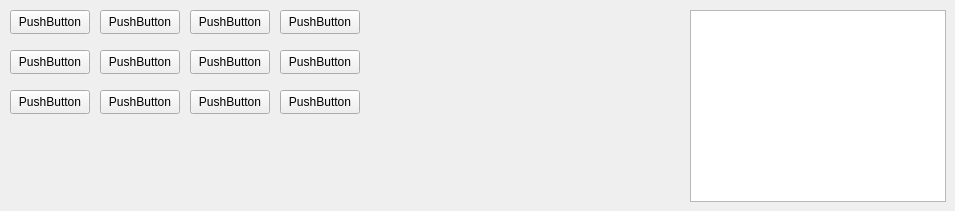
    <widget class="QWidget" name="requestedOptionsTab">
     <attribute name="title">
      <string>Requested Options #1</string>
     </attribute>
     <widget class="QColumnView" name="columnView">
      <property name="geometry">
       <rect>
        <x>690</x>
        <y>10</y>
        <width>256</width>
        <height>192</height>
       </rect>
      </property>
     </widget>
     <widget class="QPushButton" name="pushButton">
      <property name="enabled">
       <bool>true</bool>
      </property>
      <property name="geometry">
       <rect>
        <x>10</x>
        <y>10</y>
        <width>80</width>
        <height>24</height>
       </rect>
      </property>
      <property name="text">
       <string>PushButton</string>
      </property>
     </widget>
     <widget class="QPushButton" name="pushButton_2">
      <property name="enabled">
       <bool>true</bool>
      </property>
      <property name="geometry">
       <rect>
        <x>100</x>
        <y>10</y>
        <width>80</width>
        <height>24</height>
       </rect>
      </property>
      <property name="text">
       <string>PushButton</string>
      </property>
     </widget>
     <widget class="QPushButton" name="pushButton_3">
      <property name="enabled">
       <bool>true</bool>
      </property>
      <property name="geometry">
       <rect>
        <x>190</x>
        <y>10</y>
        <width>80</width>
        <height>24</height>
       </rect>
      </property>
      <property name="text">
       <string>PushButton</string>
      </property>
     </widget>
     <widget class="QPushButton" name="pushButton_4">
      <property name="enabled">
       <bool>true</bool>
      </property>
      <property name="geometry">
       <rect>
        <x>280</x>
        <y>10</y>
        <width>80</width>
        <height>24</height>
       </rect>
      </property>
      <property name="text">
       <string>PushButton</string>
      </property>
     </widget>
     <widget class="QPushButton" name="pushButton_5">
      <property name="enabled">
       <bool>true</bool>
      </property>
      <property name="geometry">
       <rect>
        <x>10</x>
        <y>50</y>
        <width>80</width>
        <height>24</height>
       </rect>
      </property>
      <property name="text">
       <string>PushButton</string>
      </property>
     </widget>
     <widget class="QPushButton" name="pushButton_6">
      <property name="enabled">
       <bool>true</bool>
      </property>
      <property name="geometry">
       <rect>
        <x>280</x>
        <y>50</y>
        <width>80</width>
        <height>24</height>
       </rect>
      </property>
      <property name="text">
       <string>PushButton</string>
      </property>
     </widget>
     <widget class="QPushButton" name="pushButton_7">
      <property name="enabled">
       <bool>true</bool>
      </property>
      <property name="geometry">
       <rect>
        <x>190</x>
        <y>50</y>
        <width>80</width>
        <height>24</height>
       </rect>
      </property>
      <property name="text">
       <string>PushButton</string>
      </property>
     </widget>
     <widget class="QPushButton" name="pushButton_8">
      <property name="enabled">
       <bool>true</bool>
      </property>
      <property name="geometry">
       <rect>
        <x>100</x>
        <y>50</y>
        <width>80</width>
        <height>24</height>
       </rect>
      </property>
      <property name="text">
       <string>PushButton</string>
      </property>
     </widget>
     <widget class="QPushButton" name="pushButton_9">
      <property name="enabled">
       <bool>true</bool>
      </property>
      <property name="geometry">
       <rect>
        <x>10</x>
        <y>90</y>
        <width>80</width>
        <height>24</height>
       </rect>
      </property>
      <property name="text">
       <string>PushButton</string>
      </property>
     </widget>
     <widget class="QPushButton" name="pushButton_10">
      <property name="enabled">
       <bool>true</bool>
      </property>
      <property name="geometry">
       <rect>
        <x>280</x>
        <y>90</y>
        <width>80</width>
        <height>24</height>
       </rect>
      </property>
      <property name="text">
       <string>PushButton</string>
      </property>
     </widget>
     <widget class="QPushButton" name="pushButton_11">
      <property name="enabled">
       <bool>true</bool>
      </property>
      <property name="geometry">
       <rect>
        <x>190</x>
        <y>90</y>
        <width>80</width>
        <height>24</height>
       </rect>
      </property>
      <property name="text">
       <string>PushButton</string>
      </property>
     </widget>
     <widget class="QPushButton" name="pushButton_12">
      <property name="enabled">
       <bool>true</bool>
      </property>
      <property name="geometry">
       <rect>
        <x>100</x>
        <y>90</y>
        <width>80</width>
        <height>24</height>
       </rect>
      </property>
      <property name="text">
       <string>PushButton</string>
      </property>
     </widget>
    </widget>
